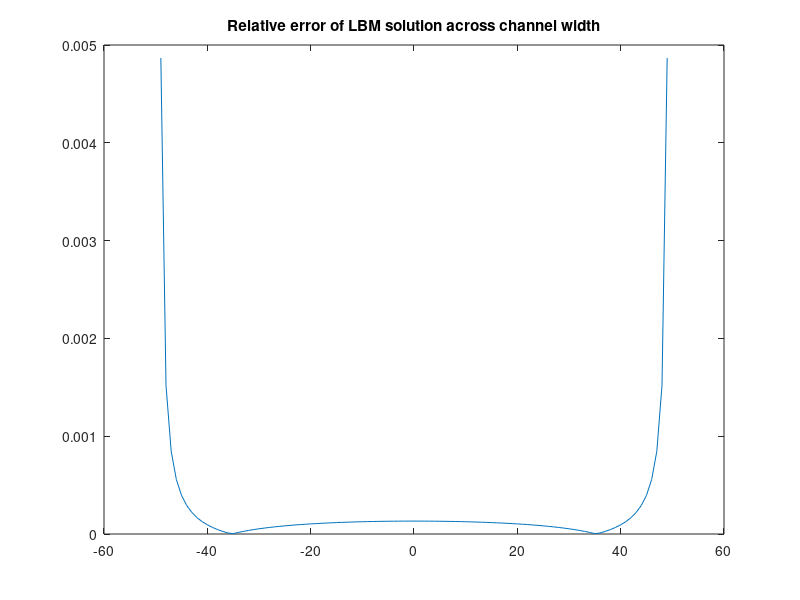
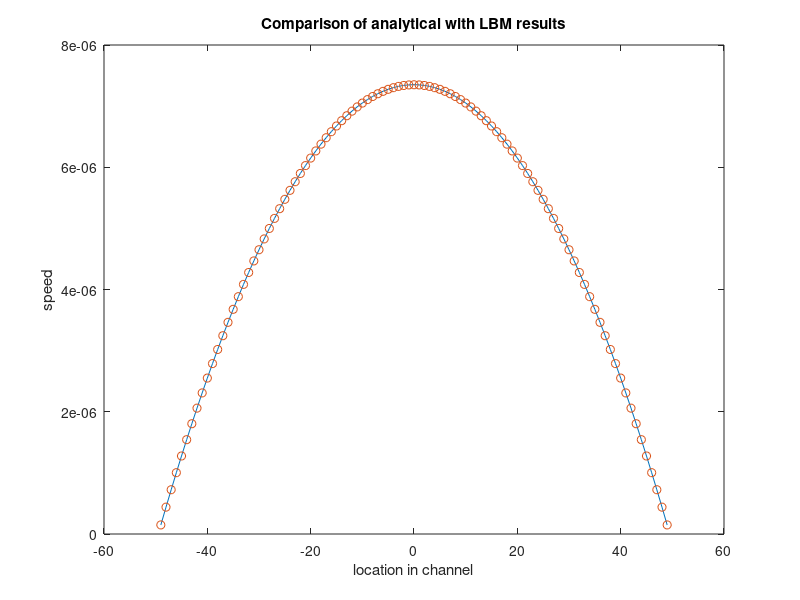

These figures' MATLAB source, in order:
% 2D Lattice Boltzmann (BGK) model of a fluid.
%  c4  c3   c2    D2Q9 model. At each timestep, particle densities propagate
%    \  |  /      outwards in the directions indicated in the figure. An
%  c5 -c9 - c1    equivalent 'equilibrium' density is found, and the densities
%    /  |  \      relax towards that state, in a proportion governed by omega.
%  c6  c7   c8
%                  Iain Haslam, April 2006.

omega=1.0; density=1.0; t1=4/9; t2=1/9; t3=1/36; c_squ=1/3; nx=1; ny=101;
F=repmat(density/9,[nx ny 9]); F_EQ=F; msize=nx*ny; qi=[0:msize:msize*7];
bound=zeros(nx,ny); bound(:,[1 ny])=1;%bound([14:19],[14:16])=1;
obs=find(bound); 
bounds_to_bounce=[obs+qi(1) obs+qi(2) obs+qi(3) obs+qi(4) ... 
	obs+qi(5) obs+qi(6) obs+qi(7) obs+qi(8)];
bounds_bounced=[obs+qi(5) obs+qi(6) obs+qi(7) obs+qi(8) ...
	obs+qi(1) obs+qi(2) obs+qi(3) obs+qi(4)];
avu=1; prevavu=1; ts=0; deltaU=1e-9; numactivenodes=sum(sum(1-bound));

while (ts<100000 & 1e-10<abs((prevavu-avu)/avu)) | ts<100
    ts=ts+1;
	
    % Propagate
	F(:,:,4)=F([2:nx 1],[ny 1:ny-1],4);    F(:,:,3)=F(:,[ny 1:ny-1],3);
	F(:,:,2)=F([nx 1:nx-1],[ny 1:ny-1],2); F(:,:,5)=F([2:nx 1],:,5);
	F(:,:,1)=F([nx 1:nx-1],:,1);           F(:,:,6)=F([2:nx 1],[2:ny 1],6);
	F(:,:,7)=F(:,[2:ny 1],7);              F(:,:,8)=F([nx 1:nx-1],[2:ny 1],8);
	BOUNCEDBACK=F(bounds_to_bounce); %Densities bouncing back at next timestep
	
    % Relax; calculate equilibrium state with equivalent speed and density to F 
	DENSITY = sum(F,3);	
	UX=(sum(F(:,:,[1 2 8]),3)-sum(F(:,:,[4 5 6]),3))./DENSITY;
	UY=(sum(F(:,:,[2 3 4]),3)-sum(F(:,:,[6 7 8]),3))./DENSITY;
    
	%UX(1,2:ny-1)=UX(1,2:ny-1)+deltaU;
	UX=UX+deltaU;
	UX(obs)=0; UY(obs)=0; DENSITY(obs)=0;
	U_SQU=UX.^2+UY.^2; U_C2=UX+UY; U_C4=-UX+UY; U_C6=-U_C2; U_C8=-U_C4;
    
	% stationary
	F_EQ(:,:,9)=t1*DENSITY.*(1-U_SQU/(2*c_squ));
    
	% nearest-neighbours
	F_EQ(:,:,1)=t2*DENSITY.*(1+UX/c_squ+0.5*(UX/c_squ).^2-U_SQU/(2*c_squ));
	F_EQ(:,:,3)=t2*DENSITY.*(1+UY/c_squ+0.5*(UY/c_squ).^2-U_SQU/(2*c_squ));
	F_EQ(:,:,5)=t2*DENSITY.*(1-UX/c_squ+0.5*(UX/c_squ).^2-U_SQU/(2*c_squ));
	F_EQ(:,:,7)=t2*DENSITY.*(1-UY/c_squ+0.5*(UY/c_squ).^2-U_SQU/(2*c_squ));
    
	% next-nearest neighbours
	F_EQ(:,:,2)=t3*DENSITY.*(1+U_C2/c_squ+0.5*(U_C2/c_squ).^2-U_SQU/(2*c_squ));
	F_EQ(:,:,4)=t3*DENSITY.*(1+U_C4/c_squ+0.5*(U_C4/c_squ).^2-U_SQU/(2*c_squ));
	F_EQ(:,:,6)=t3*DENSITY.*(1+U_C6/c_squ+0.5*(U_C6/c_squ).^2-U_SQU/(2*c_squ));
	F_EQ(:,:,8)=t3*DENSITY.*(1+U_C8/c_squ+0.5*(U_C8/c_squ).^2-U_SQU/(2*c_squ));
	F=omega*F_EQ+(1-omega)*F;
	F(bounds_bounced)=BOUNCEDBACK;
	prevavu=avu;avu=sum(sum(UX))/numactivenodes; ts=ts+1;
end
%The bounceback boundary condition means that the actual boundary lies
%mid-way between the open and closed nodes. The width of the channel is
%therefore ny-2.
L=(ny-2)/2; arrindices=[-(L-0.5):(L-0.5)];     EXACT=-(arrindices.^2-L^2);
tau = 1/omega;

%Calculate the analytical solution's peak velocity
temp_F         = density * deltaU / tau;
temp_viscosity = (tau-0.5)/3;
calcfactor     = temp_F/(2*temp_viscosity);
CALC           = [UX(1,2:ny-1)];
EXACT          = EXACT*calcfactor;
figure;  
plot(arrindices,abs(1-(EXACT./CALC)));
maxerror=max(abs(1-(EXACT./CALC)));
title('Relative error of LBM solution across channel width');
fprintf('RESULTS\n')
fprintf('ts=%d, maxerror=%g\n',ts, maxerror);

%Calculate relative proportional error in centre of channel
[maxcalc, maxindex] = max(CALC);
maxerrorcentre = (EXACT(maxindex)-CALC(maxindex))/EXACT(maxindex)
figure;plot(arrindices,EXACT);
hold on; 
plot(arrindices,CALC,'o');
title('Comparison of analytical with LBM results');
xlabel('location in channel'); ylabel('speed')
